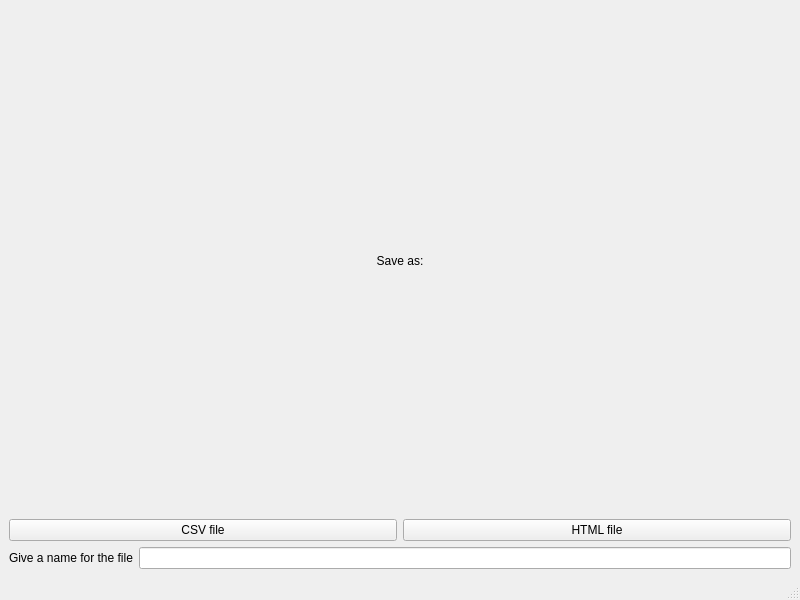
<?xml version="1.0" encoding="UTF-8"?>
<ui version="4.0">
 <class>MainGUI</class>
 <widget class="QMainWindow" name="MainGUI">
  <property name="geometry">
   <rect>
    <x>0</x>
    <y>0</y>
    <width>800</width>
    <height>600</height>
   </rect>
  </property>
  <property name="windowTitle">
   <string>MainWindow</string>
  </property>
  <widget class="QWidget" name="centralwidget">
   <layout class="QGridLayout" name="gridLayout">
    <item row="0" column="0">
     <layout class="QVBoxLayout" name="verticalLayout">
      <item>
       <widget class="QLabel" name="saveLabel">
        <property name="text">
         <string>Save as:</string>
        </property>
        <property name="alignment">
         <set>Qt::AlignCenter</set>
        </property>
       </widget>
      </item>
      <item>
       <layout class="QHBoxLayout" name="horizontalLayout">
        <item>
         <widget class="QPushButton" name="csvButton">
          <property name="text">
           <string>CSV file</string>
          </property>
         </widget>
        </item>
        <item>
         <widget class="QPushButton" name="htmlButton">
          <property name="text">
           <string>HTML file</string>
          </property>
         </widget>
        </item>
       </layout>
      </item>
      <item>
       <layout class="QHBoxLayout" name="horizontalLayout_2">
        <item>
         <widget class="QLabel" name="nameLabel">
          <property name="text">
           <string>Give a name for the file</string>
          </property>
         </widget>
        </item>
        <item>
         <widget class="QLineEdit" name="nameLineEdit"/>
        </item>
       </layout>
      </item>
     </layout>
    </item>
   </layout>
  </widget>
  <widget class="QMenuBar" name="menubar">
   <property name="geometry">
    <rect>
     <x>0</x>
     <y>0</y>
     <width>800</width>
     <height>21</height>
    </rect>
   </property>
  </widget>
  <widget class="QStatusBar" name="statusbar"/>
 </widget>
 <resources/>
 <connections/>
</ui>
